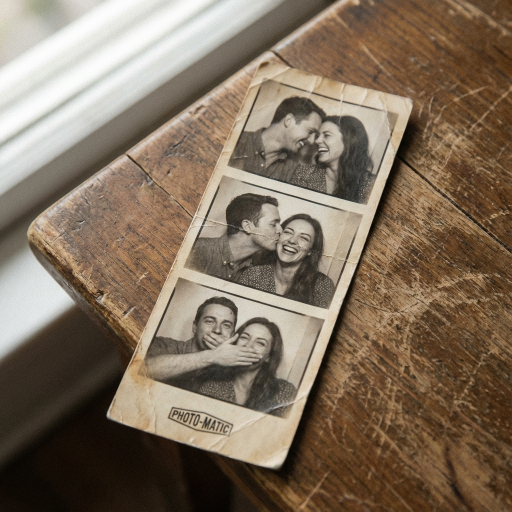
#> input picture assets/gallery_1.png, 1024 x 1024 px (shown at 1/2 size)
$ python -i utils.py   (imports and definitions only)
#> lines starting #> are read from the running program, lines starting #| are printed output that depends on the picture
#> further down, picture is the input picture: PIL image 1024x1024 RGB; mean R, G, B 128.6, 111.8, 93.9
from PIL import Image, ImageOps, ImageEnhance, ImageDraw, ImageFont, ImageFilter
import numpy as np
import io
import random
import os
import platform

# --- FONT HELPERS ---
# [160 lines left out: functions load_font, load_emoji_font, apply_kodak_portra, apply_fuji_velvia, apply_polaroid_600, apply_ilford_hp5 and 2 more, not called in this run]

def apply_kodachrome(image):
    # Saturated reds, contrasty vintage magazine look
    img = image.copy()
    enhancer = ImageEnhance.Contrast(img)
    img = enhancer.enhance(1.2)
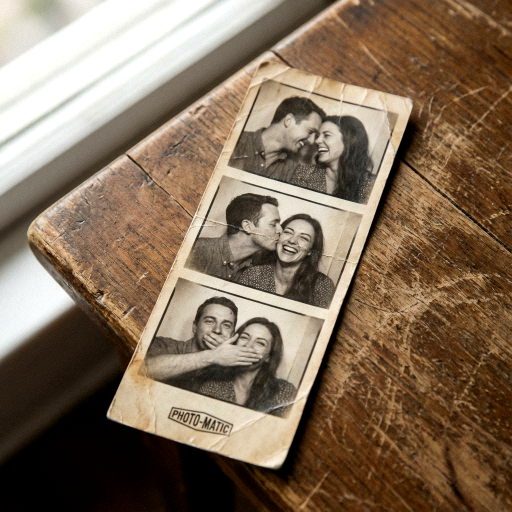
#> img: PIL image 1024x1024 RGB (shown at 1/2 size); mean R, G, B 130.6, 110.7, 90.1
    enhancer = ImageEnhance.Color(img)
    img = enhancer.enhance(1.3)
    # Red boost
    r, g, b = img.split()
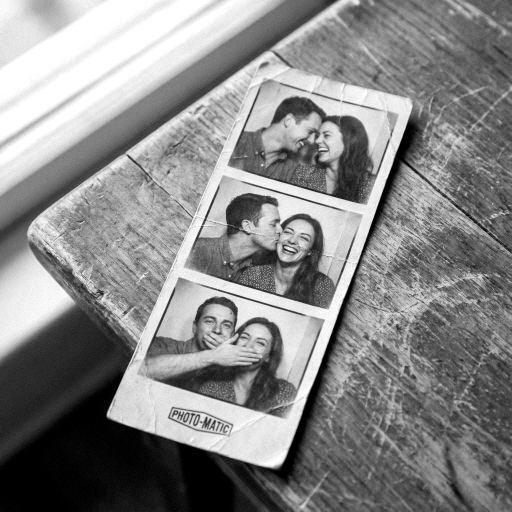
#> r: PIL image 1024x1024 L (shown at 1/2 size); min 0, max 255, mean 135.1
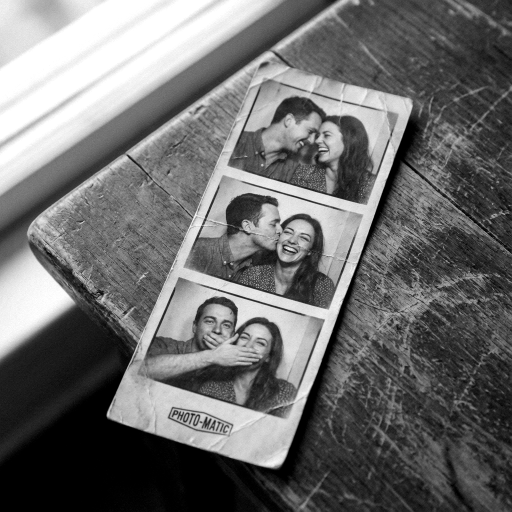
#> g: PIL image 1024x1024 L (shown at 1/2 size); min 0, max 255, mean 109.3
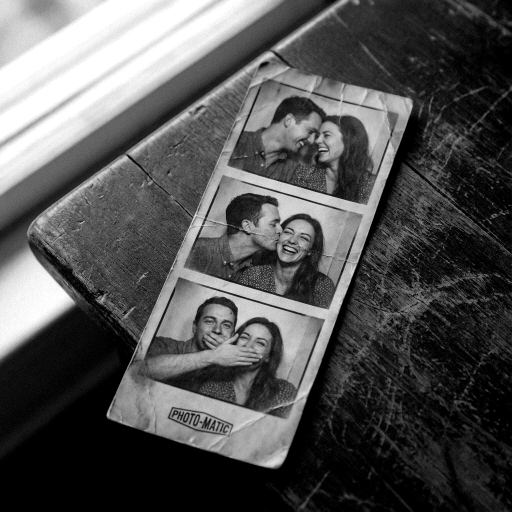
#> b: PIL image 1024x1024 L (shown at 1/2 size); min 0, max 255, mean 82.8
    r = r.point(lambda i: i * 1.1)
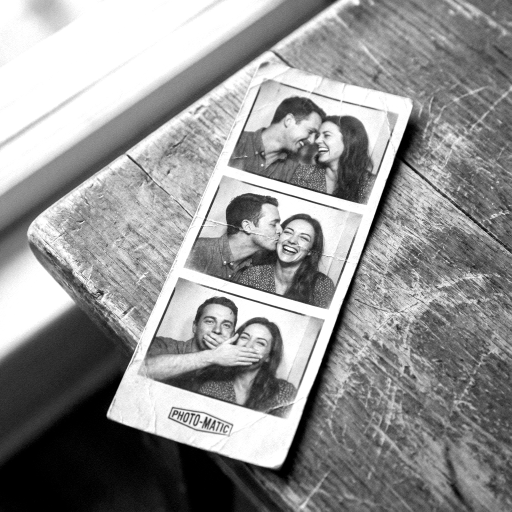
#> r: PIL image 1024x1024 L (shown at 1/2 size); min 0, max 255, mean 146.7
    return Image.merge("RGB", (r, g, b))
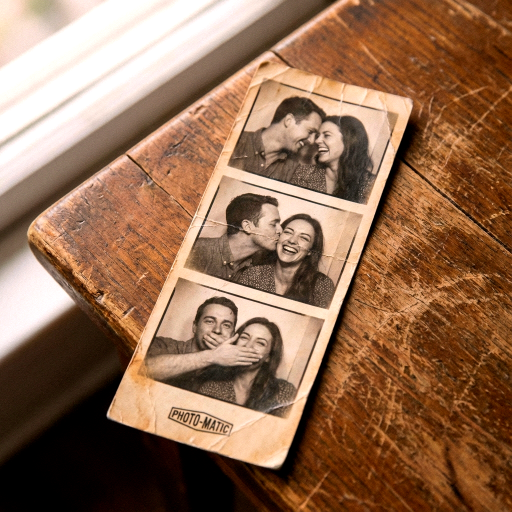
#> returned value: PIL image 1024x1024 RGB (shown at 1/2 size); mean R, G, B 146.7, 109.3, 82.8

# [7 lines left out: function apply_dramatic_noir, not called in this run]
# --- FILTER MAPPING ---
FILTER_MAP = {
    "Kodak Portra 400": apply_kodak_portra,
    "Fuji Velvia": apply_fuji_velvia,
    "Polaroid 600": apply_polaroid_600,
    "Ilford HP5 (B&W)": apply_ilford_hp5,
    "Cine-Teal & Orange": apply_cine_teal,
    "Lomography": apply_lomography,
    "Kodachrome": apply_kodachrome,
    "Dramatic Noir": apply_dramatic_noir,
    "Original": lambda x: x
}

# [171 lines left out: functions process_image, draw_pattern, create_strip, convert_to_bytes, not called in this run]

>>> from PIL import Image
>>> picture = Image.open('assets/gallery_1.png')
>>> result = apply_kodachrome(picture)

$ run again, on assets/gallery_2.png
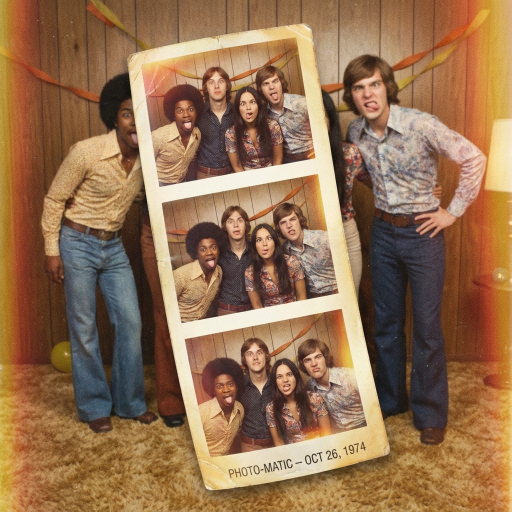
#> input picture assets/gallery_2.png, 1024 x 1024 px (shown at 1/2 size)
#> picture is the input picture: PIL image 1024x1024 RGB; mean R, G, B 148.7, 112.7, 80.7
#> in apply_kodachrome, `r = r.point(lambda i: i * 1.1)`:
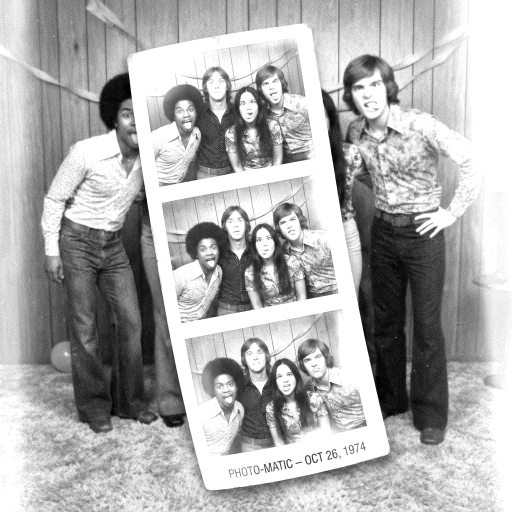
#> r: PIL image 1024x1024 L (shown at 1/2 size); min 0, max 255, mean 174.5
#> in apply_kodachrome, `return Image.merge("RGB", (r, g, b))`:
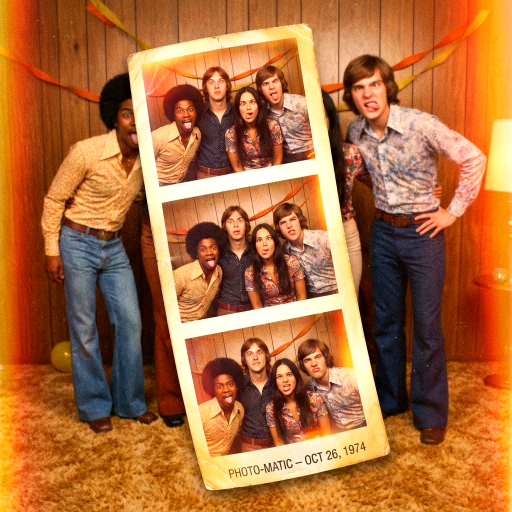
#> returned value: PIL image 1024x1024 RGB (shown at 1/2 size); mean R, G, B 174.5, 107.6, 59

$ run again, on assets/hero_bg.png
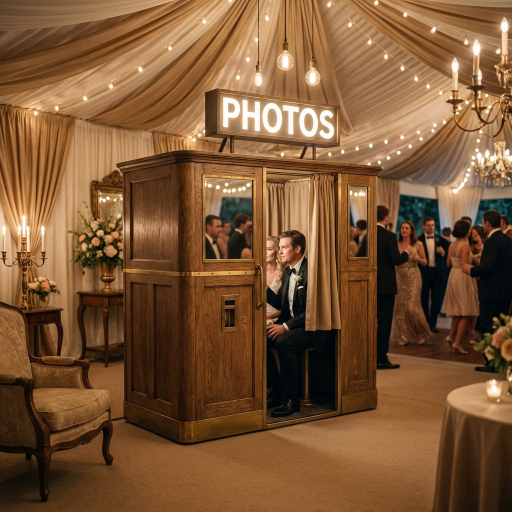
#> input picture assets/hero_bg.png, 1024 x 1024 px (shown at 1/2 size)
#> picture is the input picture: PIL image 1024x1024 RGB; mean R, G, B 124.2, 85.9, 52.4
#> in apply_kodachrome, `r = r.point(lambda i: i * 1.1)`:
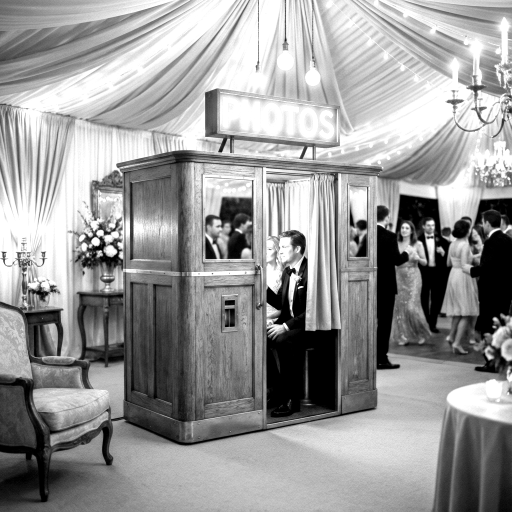
#> r: PIL image 1024x1024 L (shown at 1/2 size); min 0, max 255, mean 152.9
#> in apply_kodachrome, `return Image.merge("RGB", (r, g, b))`:
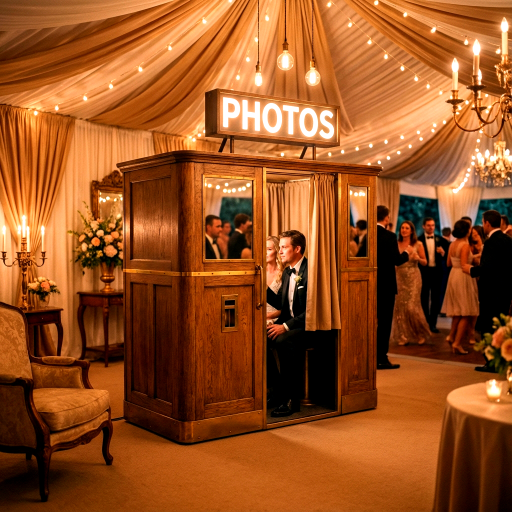
#> returned value: PIL image 1024x1024 RGB (shown at 1/2 size); mean R, G, B 152.9, 81, 32.5
